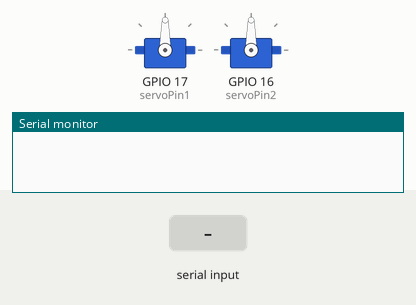
The sketch below on a simulated ESP32. Parts: 2 × servo, the last lines printed to the serial monitor. Inputs (shaded band) come from the test bench.

Above: at 1.2 s.
1.3 s: "90,45," received over Serial
4.3 s: "30,150," received over Serial
10.3 s: "90," received over Serial
At 14.3 s:
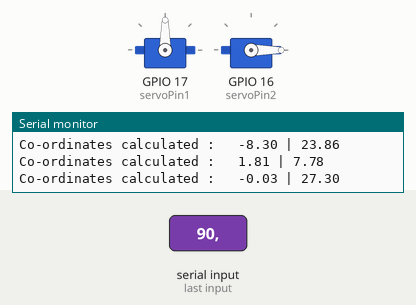
14.8 s: "1,90," received over Serial
At 16.31 s:
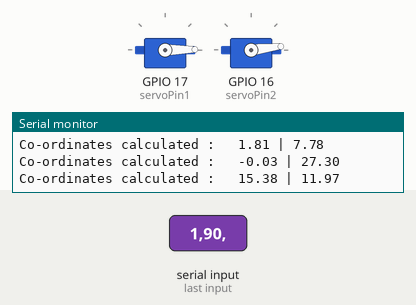
17.8 s: "5," received over Serial
At 21.6 s:
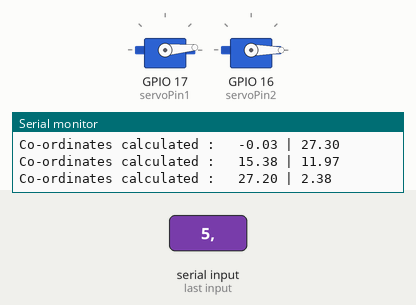
Timing chart, 0 to 21.8 s (numbered marks = the images above; inputs shaded):
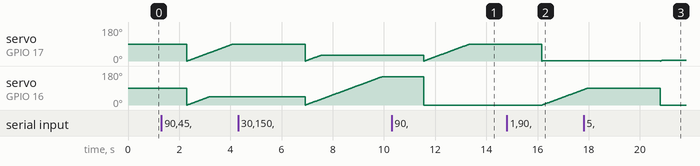

The sketch:

2_dof_kinematics.ino
```cpp
// (licence header left out)
#include <ESP32Servo.h>

static const int servoPin1 = 17;
static const int servoPin2 = 16;
int servos_angle[2];
Servo servo1;
Servo servo2;
double x,y;
float l_1= 15.6;float l_2=11.7;  // in centimeters
void setup() {
    Serial.begin(115200);
    servo1.attach(servoPin1);
    servo2.attach(servoPin2);
}

void loop() {
  if (Serial.available() > 0) {
    String first  = Serial.readStringUntil(',');
    String second = Serial.readStringUntil('\0');

    servos_angle[0]=first.toInt();
    servos_angle[1]=second.toInt();
    // input radians so coverted degrees to radian first
    x=(l_1 * cos(servos_angle[0]/57.26) ) +  (l_2 * (cos(servos_angle[0]/57.26 + servos_angle[1]/57.26 )  ));
    y=(l_1 * sin(servos_angle[0]/57.26) ) +  (l_2 * (sin(servos_angle[0]/57.26 + servos_angle[1]/57.26 )  ));
    Serial.print("Co-ordinates calculated :   ");Serial.print(x);Serial.print(" | ");Serial.println(y);


        for(int pos=0;pos<=180;pos++){
          if(pos<=servos_angle[0]){servo1.write(pos);}
          if(pos<=servos_angle[1]){servo2.write(pos);}
          delay(20); }

                               }

}
```

Measured:
- after the input at 10.3 s, servo on GPIO 16 (servoPin2): 150° → 0° after 1.2 s
- after the input at 14.8 s, servo on GPIO 17 (servoPin1): 90° → 1° after 1.4 s; servo on GPIO 16 (servoPin2): moves from 0° to 81° over 1.6 s, starting after 1.4 s
- after the input at 17.8 s, servo on GPIO 17 (servoPin1): 1° → 5° after 3.0 s
